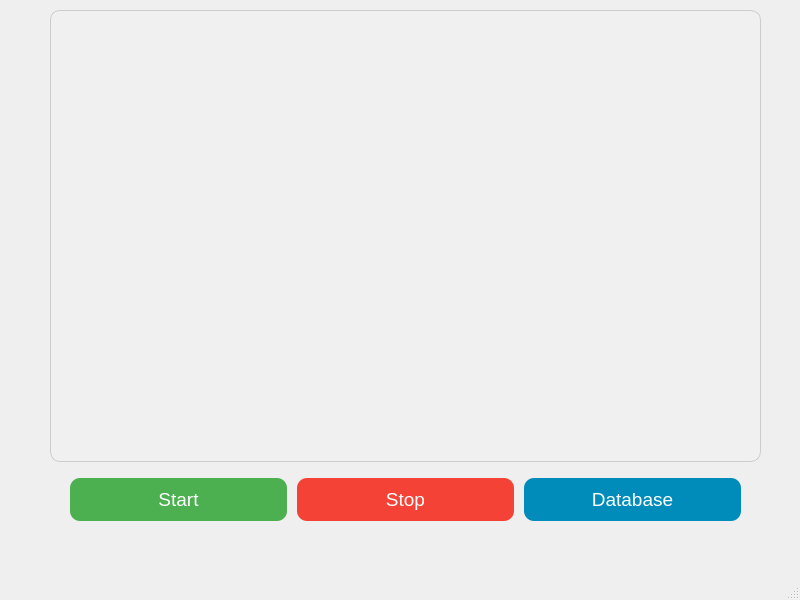
<?xml version="1.0" encoding="UTF-8"?>
<ui version="4.0">
 <class>MainWindow</class>
 <widget class="QMainWindow" name="MainWindow">
  <property name="geometry">
   <rect>
    <x>0</x>
    <y>0</y>
    <width>800</width>
    <height>600</height>
   </rect>
  </property>
  <property name="windowTitle">
   <string>MainWindow</string>
  </property>
  <widget class="QWidget" name="centralwidget">
   <widget class="QWidget" name="centralwidget_2">
    <property name="geometry">
     <rect>
      <x>50</x>
      <y>10</y>
      <width>711</width>
      <height>521</height>
     </rect>
    </property>
    <layout class="QVBoxLayout" name="verticalLayout">
     <property name="sizeConstraint">
      <enum>QLayout::SetDefaultConstraint</enum>
     </property>
     <item>
      <widget class="QTextBrowser" name="textBrowser">
       <property name="minimumSize">
        <size>
         <width>0</width>
         <height>400</height>
        </size>
       </property>
       <property name="styleSheet">
        <string>
        QTextBrowser {
            background-color: #f0f0f0;
            border: 1px solid #cccccc;
            border-radius: 10px;
            padding: 10px;
            font-family: Arial, sans-serif;
            font-size: 14pt;
        }
       </string>
       </property>
      </widget>
     </item>
     <item>
      <layout class="QHBoxLayout" name="buttonLayou">
       <property name="spacing">
        <number>10</number>
       </property>
       <property name="leftMargin">
        <number>20</number>
       </property>
       <property name="topMargin">
        <number>10</number>
       </property>
       <property name="rightMargin">
        <number>20</number>
       </property>
       <property name="bottomMargin">
        <number>10</number>
       </property>
       <item>
        <widget class="QPushButton" name="start_button">
         <property name="minimumSize">
          <size>
           <width>80</width>
           <height>40</height>
          </size>
         </property>
         <property name="styleSheet">
          <string>
          QPushButton {
              background-color: #4CAF50;
              color: white;
              border: none;
              border-radius: 10px;
              padding: 10px 20px;
              font-size: 14pt;
          }
          QPushButton:hover {
              background-color: #45a049;
          }
         </string>
         </property>
         <property name="text">
          <string>Start</string>
         </property>
        </widget>
       </item>
       <item>
        <widget class="QPushButton" name="stop_button">
         <property name="minimumSize">
          <size>
           <width>80</width>
           <height>40</height>
          </size>
         </property>
         <property name="styleSheet">
          <string>
          QPushButton {
              background-color: #f44336;
              color: white;
              border: none;
              border-radius: 10px;
              padding: 10px 20px;
              font-size: 14pt;
          }
          QPushButton:hover {
              background-color: #da190b;
          }
         </string>
         </property>
         <property name="text">
          <string>Stop</string>
         </property>
        </widget>
       </item>
       <item>
        <widget class="QPushButton" name="db_button">
         <property name="minimumSize">
          <size>
           <width>80</width>
           <height>40</height>
          </size>
         </property>
         <property name="styleSheet">
          <string>
          QPushButton {
              background-color: #008CBA;
              color: white;
              border: none;
              border-radius: 10px;
              padding: 10px 20px;
              font-size: 14pt;
          }
          QPushButton:hover {
              background-color: #007bb5;
          }
         </string>
         </property>
         <property name="text">
          <string>Database</string>
         </property>
        </widget>
       </item>
      </layout>
     </item>
    </layout>
   </widget>
  </widget>
  <widget class="QStatusBar" name="statusBar"/>
  <widget class="QMenuBar" name="menuBar">
   <property name="geometry">
    <rect>
     <x>0</x>
     <y>0</y>
     <width>800</width>
     <height>21</height>
    </rect>
   </property>
  </widget>
 </widget>
 <resources/>
 <connections/>
</ui>
